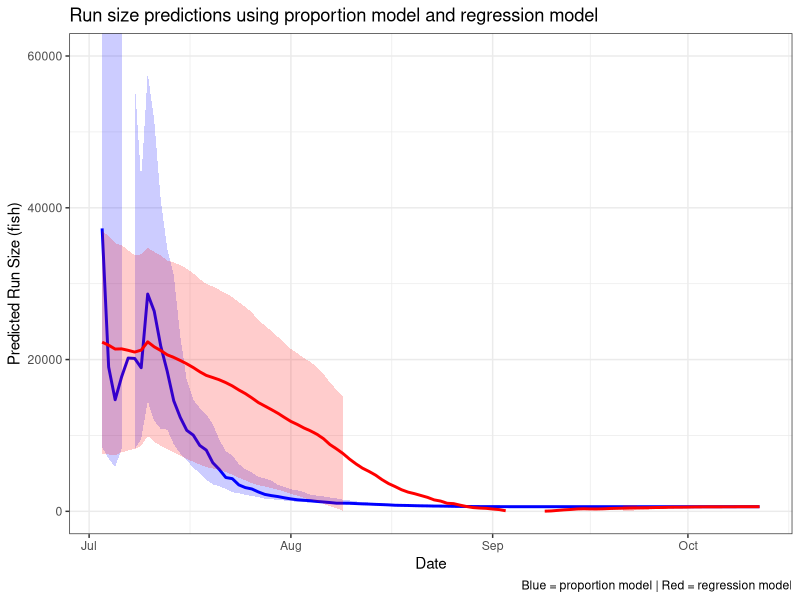
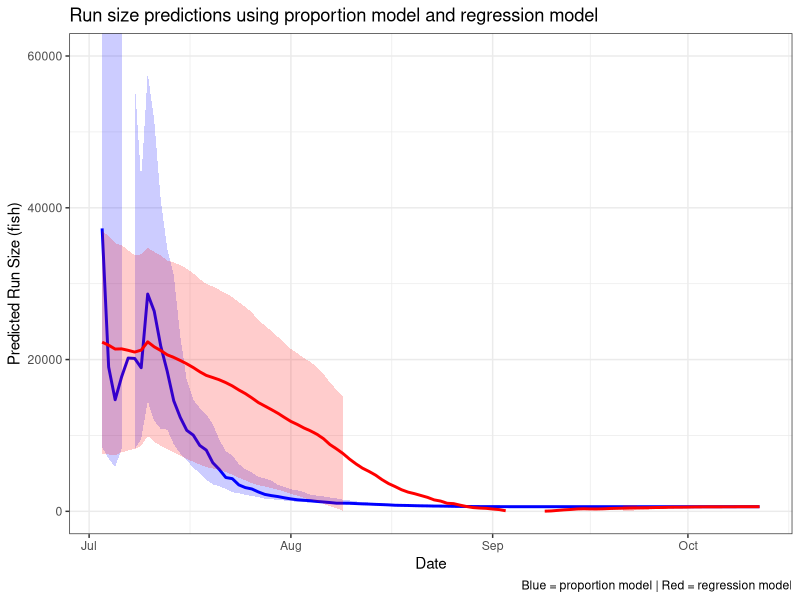

These figures' R source, in order:
library(data.table)
library(tidyverse)
library(ggpubr)

options(scipen=1000)

current.index <- 42.44
multiplier <- 245
todate<-as.Date("2025-08-28")
todate.label<-"August 28"

daily <- fread("data/common/tyee_daily_indices_steelhead_1956-2024.csv", header = TRUE)

index_2025 <- fread("data/current_year/tyee data 2025.csv", header = TRUE) %>%
  select(c(Date, steelhead)) %>%
  rename("2025" = steelhead)

# add 2025 index values to common data
data <- left_join(daily, index_2025, by = "Date")

data <- data %>%
  mutate_if(is.character, as.numeric) %>%
  pivot_longer(`1956`:`2025`, names_to="Year", values_to="Index") %>%
  mutate(Year = as.numeric(Year)) %>%
  group_by(Year) %>%
  mutate(Index = replace_na(Index,0),
         CumIndex = cumsum(Index),
         Fish = Index*multiplier,
         CumFish = CumIndex*multiplier,
         FinalIndex = sum(Index,na.rm=TRUE),
         FinalFish = sum(Fish,na.rm=TRUE),
         p = CumIndex/FinalIndex,
         isittoday=ifelse(Date==todate,"today","nottoday"))


# storage dataframe
results <- data.frame(Date=as.Date(character()),
                      med=double(), p25=double(), p75=double(),
                      medFish=double(), p25Fish=double(), p75Fish=double(),
                      r2=double(), pval=double(),
                      lm_med=double(), lm_p25=double(), lm_p75=double(),
                      stringsAsFactors=FALSE)

# Loop across each day starting July 3
dates2025 <- unique(data$Date[format(data$Date, "%Y")=="2025"])
dates2025 <- sort(dates2025)
dates2025 <- dates2025[dates2025 >= as.Date("2025-07-03")]

for (todate in dates2025) {
  
  todays.data <- data %>%
    filter(Date == todate)
  
  # get the cumulative 2025 index up to this date
  current.index <- todays.data %>% 
    filter(Year == 2025) %>% 
    pull(CumIndex)
  
  # proportion model ---------------------------------------
  med.today <- round(median(todays.data$p, na.rm=TRUE), 5)
  p25 <- round(quantile(todays.data$p, .25, na.rm=TRUE), 5)
  p75 <- round(quantile(todays.data$p, .75, na.rm=TRUE), 5)
  
  med.fish <- round(multiplier * current.index / med.today, 0)
  p25.fish <- round(multiplier * current.index / p25, 0)
  p75.fish <- round(multiplier * current.index / p75, 0)
  
  # regression model ---------------------------------------
  dat <- data %>%
    filter(Date == todate, Year < 2025) %>%
    select(CumIndex, FinalIndex)
  
  m <- lm(FinalIndex ~ CumIndex, data = dat)
  s <- summary(m)
  r2 <- s$r.squared
  pval <- coef(s)[2,4]
  
  # prediction for current cumulative index
  pred_current <- predict(
    m, 
    newdata = data.frame(CumIndex = current.index),
    interval = "prediction",
    level = 0.75
  )
  
  med.lm <- pred_current[1,"fit"] * multiplier
  p25.lm <- pred_current[1,"lwr"] * multiplier
  p75.lm <- pred_current[1,"upr"] * multiplier

  newx <- seq(min(dat$CumIndex,na.rm=TRUE),
              max(dat$CumIndex,na.rm=TRUE), by=10)
  pred_interval <- predict(
    m,
    newdata=data.frame(CumIndex=newx),
    interval="prediction",
    level=0.75
  )
  pred_interval <- as.data.frame(pred_interval)
  pred_interval$CumIndex <- newx
  pred_interval$Date <- todate   # tag with current forecast date if storing

  # store results
  results <- rbind(results, data.frame(
    Date = as.Date(todate),
    med = med.today,
    p25 = p25,
    p75 = p75,
    medFish = med.fish,
    p25Fish = p25.fish,
    p75Fish = p75.fish,
    r2 = round(r2, 3),
    pval = round(pval, 5),
    lm_med = round(med.lm, 0),
    lm_p25 = round(p25.lm, 0),
    lm_p75 = round(p75.lm, 0)
  ))
}

# plot ------------------------------------------------------
ggplot(results, aes(x=Date)) +
  # proportion model (blue)
  geom_ribbon(aes(ymin=p25Fish, ymax=p75Fish),
              fill="blue", alpha=0.2) +
  geom_line(aes(y=medFish), color="blue", size=1) +
  
  # regression model (red)
  geom_ribbon(aes(ymin=lm_p25, ymax=lm_p75),
              fill="red", alpha=0.2) +
  geom_line(aes(y=lm_med), color="red", size=1) +
  
  labs(title="Run size predictions using proportion model and regression model",
       y="Predicted Run Size (fish)",
       caption="Blue = proportion model | Red = regression model") +
  ylim(0,60000) +
  theme_bw()


ggsave("steelhead/model outputs lm and proportion model with uncertainty.png",
       units="in",dpi=300,height=6,width=6)

